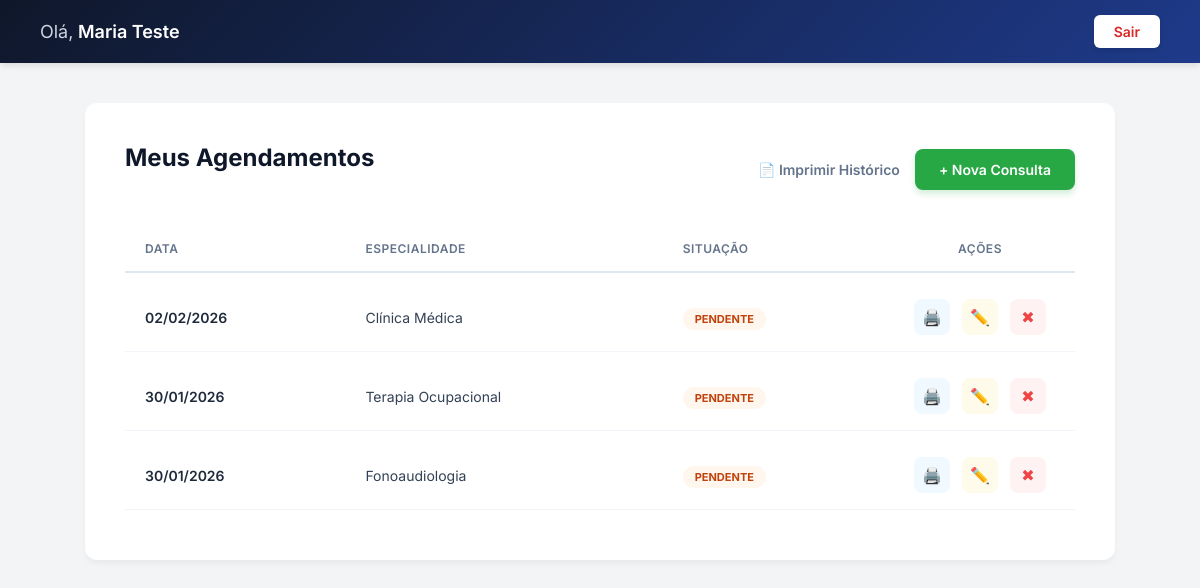
/painel.php (signed in), run on the app's committed database.
### tables this page shows
CREATE TABLE `agendamentos` (
  `id` int(11) NOT NULL,
  `data_consulta` date NOT NULL,
  `especialidade` varchar(50) NOT NULL,
  `status` varchar(20) DEFAULT 'Pendente',
  `usuario_id` int(11) NOT NULL
);

### painel.php (the view, shortened to what this page needs)
<?php
require 'conexao.php';
$id_usuario = $_SESSION['id_usuario'];
$sql = "SELECT * FROM agendamentos WHERE usuario_id = :id ORDER BY data_consulta DESC";
$stmt = $pdo->prepare($sql);
$stmt->bindValue(':id', $id_usuario);
$stmt->execute();
$agendamentos = $stmt->fetchAll();
?>
<!DOCTYPE html>
<html lang="pt-br">
<head>
</head>
<body>
    <div class="navbar">
        <h2><span>Olá,</span> <?php echo $_SESSION['nome_usuario']; ?></h2>
        <a href="logout.php" class="btn-sair">Sair</a>
    </div>
    <div class="container">
        <div style="display:flex; justify-content:space-between; align-items:center; flex-wrap: wrap;">
            <h3>Meus Agendamentos</h3>
            <div style="display: flex; align-items: center;">
                <a href="relatorio_geral.php" target="_blank" class="btn-relatorio">
                    📄 Imprimir Histórico
                </a>
                <a href="agendar.php" class="btn-novo">+ Nova Consulta</a>
            </div>
        </div>
        <table>
            <thead>
                <tr>
                    <th>Data</th>
                    <th>Especialidade</th>
                    <th>Situação</th>
                    <th style="text-align: center;">Ações</th>
                </tr>
            </thead>
            <tbody>
                <?php if(count($agendamentos) > 0): ?>
                    <?php foreach($agendamentos as $item): ?>
                    <?php
                        $status = $item['status'];
                        $cor_fundo = '#fff7ed'; $cor_texto = '#c2410c';
                    ?>
                    <tr>
                        <td style="font-weight: 600; color: #1e293b;">
                            <?php echo date('d/m/Y', strtotime($item['data_consulta'])); ?>
                        </td>
                        <td><?php echo $item['especialidade']; ?></td>
                        <td>
                            <span class="status-badge" style="background-color: <?php echo $cor_fundo; ?>; color: <?php echo $cor_texto; ?>;">
                                <?php echo $status; ?>
                            </span>
                        </td>
                        <td class="acoes">
                            <a href="comprovante.php?id=<?php echo $item['id']; ?>" target="_blank" class="btn-icone azul" title="Imprimir">🖨️</a>
                            <a href="editar.php?id=<?php echo $item['id']; ?>" class="btn-icone amarelo" title="Editar">✏️</a>
                            <a href="excluir.php?id=<?php echo $item['id']; ?>" class="btn-icone vermelho" onclick="return confirm('Cancelar consulta?');" title="Cancelar">✖</a>
                        </td>
                    </tr>
                    <?php endforeach; ?>
                <?php else: ?>
                    <tr><td colspan="4" style="text-align:center; padding:50px; color: #64748b;">Nenhum agendamento encontrado.</td></tr>
                <?php endif; ?>
            </tbody>
        </table>
    </div>
</body>
</html>

### painel.php (style rules this page uses)
body { font-family: 'Inter', sans-serif; background-color: #f3f4f6; margin: 0; color: #334155; }
.navbar { background: linear-gradient(135deg, #0f172a 0%, #1e3a8a 100%); padding: 15px 40px; display: flex; justify-content: space-between; align-items: center; box-shadow: 0 4px 6px -1px rgba(0, 0, 0, 0.1); color: white; }
.navbar h2 { margin: 0; font-size: 18px; font-weight: 600; }
.navbar h2 span { color: #cbd5e1; font-weight: 400; }
.btn-sair { background-color: #ffffff; color: #dc2626; text-decoration: none; padding: 8px 20px; border-radius: 6px; font-size: 14px; font-weight: 600; box-shadow: 0 2px 4px rgba(0,0,0,0.1); transition: all 0.2s ease; }
.container { max-width: 950px; margin: 40px auto; padding: 40px; background: white; border-radius: 12px; box-shadow: 0 4px 6px -1px rgba(0, 0, 0, 0.05); }
h3 { font-size: 24px; margin-top: 0; color: #0f172a; font-weight: 700; }
.btn-novo { display: inline-block; background-color: #28a745; color: white; padding: 12px 24px; text-decoration: none; border-radius: 8px; font-weight: 600; font-size: 14px; box-shadow: 0 4px 6px rgba(40, 167, 69, 0.2); transition: 0.2s; }
.btn-relatorio { margin-right: 15px; text-decoration: none; color: #64748b; font-weight: 600; font-size: 14px; display: inline-flex; align-items: center; }
table { width: 100%; border-collapse: separate; border-spacing: 0 10px; margin-top: 20px; }
th { text-align: left; padding: 15px 20px; color: #64748b; font-size: 12px; font-weight: 600; text-transform: uppercase; letter-spacing: 0.5px; border-bottom: 2px solid #e2e8f0; }
td { padding: 16px 20px; background: #fff; border-bottom: 1px solid #f1f5f9; vertical-align: middle; color: #334155; font-size: 14px; }
td.acoes { white-space: nowrap; width: 150px; text-align: center; }
.btn-icone { display: inline-flex; justify-content: center; align-items: center; width: 36px; height: 36px; text-decoration: none; border-radius: 8px; font-size: 16px; margin: 0 4px; transition: all 0.2s; }
.azul { background-color: #f0f9ff; color: #0284c7; }
.amarelo { background-color: #fffbeb; color: #d97706; }
.vermelho { background-color: #fef2f2; color: #ef4444; }
.status-badge { padding: 4px 12px; border-radius: 20px; font-size: 11px; font-weight: 700; text-transform: uppercase; }

### data on the page
agendamentos: data_consulta "02/02/2026", especialidade "Clínica Médica", status "PENDENTE"
agendamentos: data_consulta "30/01/2026", especialidade "Terapia Ocupacional", status "PENDENTE"
agendamentos: data_consulta "30/01/2026", especialidade "Fonoaudiologia", status "PENDENTE"

### other printed values
$_SESSION['nome_usuario'] "Maria Teste"
